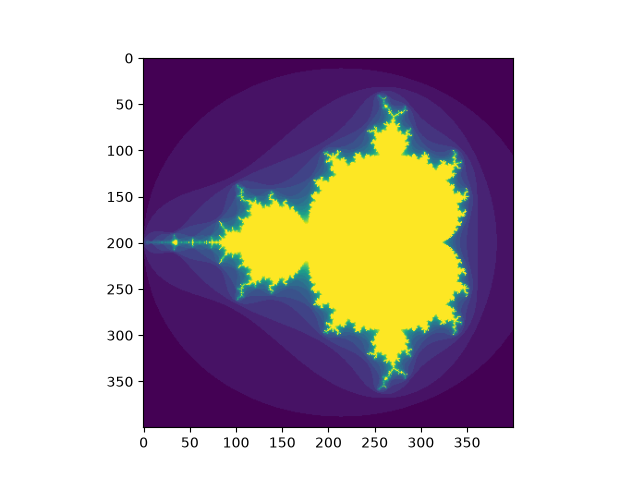

Recreate this plot in Python.

import matplotlib.pyplot as plt
import numpy as np

def mandelbrot(h, w, maxit=20):
    """Returns an image of the Mandelbrot fractal of size (h,w)."""
    y, x = np.ogrid[-1.4:1.4:h*1j, -2:0.8:w*1j]
    c = x + y*1j
    z = c
    divtime = maxit + np.zeros(z.shape, dtype=int)

    for i in range(maxit):
        z = z**2 + c
        diverge = z*np.conj(z) > 2**2
        div_now = diverge & (divtime==maxit)
        divtime[div_now] = i
        z[diverge] = 2

    return divtime

plt.imshow(mandelbrot(400, 400))
plt.savefig('mandelbrot_plot.png')
